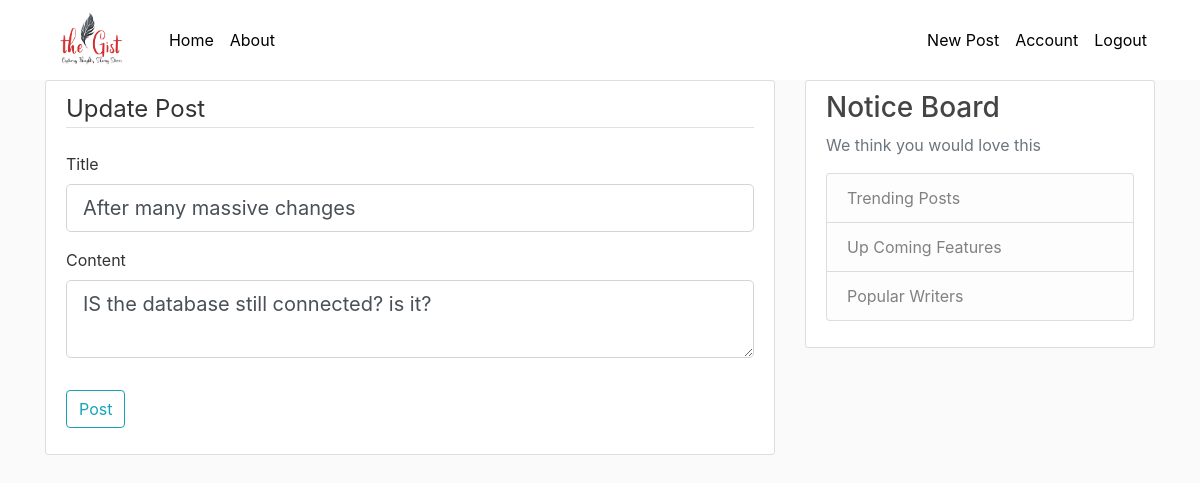
The app's page /post/24/update (signed in) with its own data.
### flaskblog/models.py (models this page shows, shortened)
class Post(db.Model):
    id = db.Column(db.Integer, primary_key=True)
    title = db.Column(db.String(100), nullable=False)
    date_posted = db.Column(db.DateTime, nullable=False, default=datetime.utcnow)
    content = db.Column(db.Text, nullable=False)
    user_id = db.Column(db.Integer, db.ForeignKey('user.id'), nullable='False')

### flaskblog/posts/routes.py (the view)
@posts.route("/post/<int:post_id>/update", methods=['GET', 'POST'])
@login_required
def update_post(post_id):
    post = Post.query.get_or_404(post_id)
    if post.author != current_user:
        abort(403)
    form = PostForm()
    if form.validate_on_submit():
        post.title = form.title.data
        post.content = form.content.data
        db.session.commit()
        flash('Your post has been updated!', 'success')
        return redirect(url_for('posts.post', post_id=post.id))
    elif request.method == 'GET':
        form.title.data = post.title
        form.content.data = post.content
    return render_template('create_post.html', title='Update Post',
                           form=form, legend='Update Post')

### flaskblog/posts/forms.py
class PostForm(FlaskForm):
    title = StringField('Title', validators=[DataRequired()])
    content = TextAreaField('Content', validators=[DataRequired()])
    submit = SubmitField('Post')

### flaskblog/models.py (called while the page is built)
@login_manager.user_loader
def load_user(user_id):
    return User.query.get(int(user_id))

### flaskblog/templates/create_post.html (shortened to what this page needs)
{% extends "layout.html" %}
{% block content %}
<div class="content-section">
    <form method="POST" action="">
        <fieldset class="form-group">
            <legend class="border-bottom mb-4">{{ legend }}</legend>
            <div class="form-group">
                {{ form.title.label(class="form-control-label") }}
                {% if form.title.errors %}
                    {{ form.title(class="form-control form-control-lg is-invalid") }}
                    <div class="invalid-feedback">
                        {% for error in form.title.errors %}
                            <span>{{ error }}</span>
                        {% endfor %}
                    </div>
                {% else %}
                    {{ form.title(class="form-control form-control-lg") }}
                {% endif %}
            </div>
            <div class="form-group">
                {{ form.content.label(class="form-control-label") }}
                {% if form.content.errors %}
                    {{ form.content(class="form-control form-control-lg is-invalid") }}
                    <div class="invalid-feedback">
                        {% for error in form.content.errors %}
                            <span>{{ error }}</span>
                        {% endfor %}
                    </div>
                {% else %}
                    {{ form.content(class="form-control form-control-lg") }}
                {% endif %}
            </div>
        </fieldset>
        <div class="form-group">
            {{ form.submit(class="btn btn-outline-info") }}
        </div>
    </form>
</div>
{% endblock content %}

### flaskblog/static/main.css (style rules this page uses)
body { background: #fafafa; color: #333333; margin-top: 5rem; }
.content-section { background: #ffffff; padding: 10px 20px; border: 1px solid #dddddd; border-radius: 3px; margin-bottom: 20px; }

### records on screen
Post: title "After many massive changes", content "IS the database still connected? is it?"

### other values on screen
{{ legend }} "Update Post"
